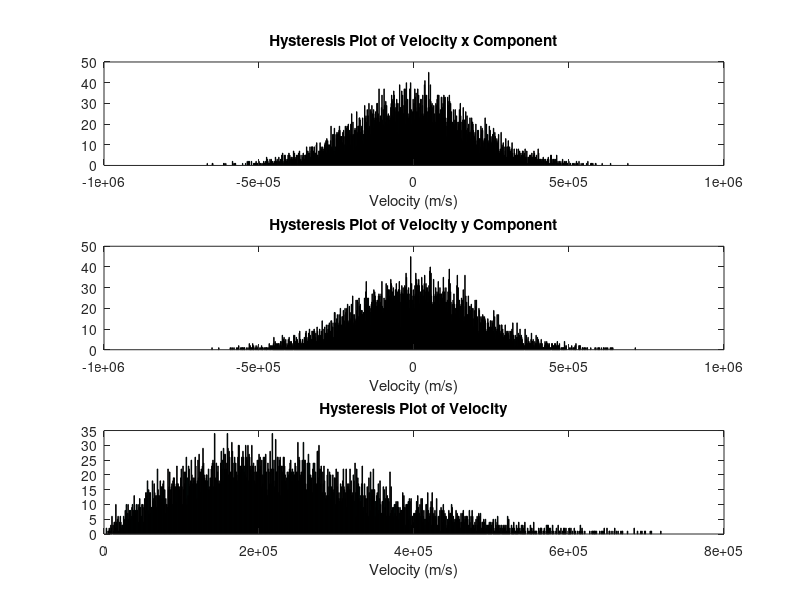
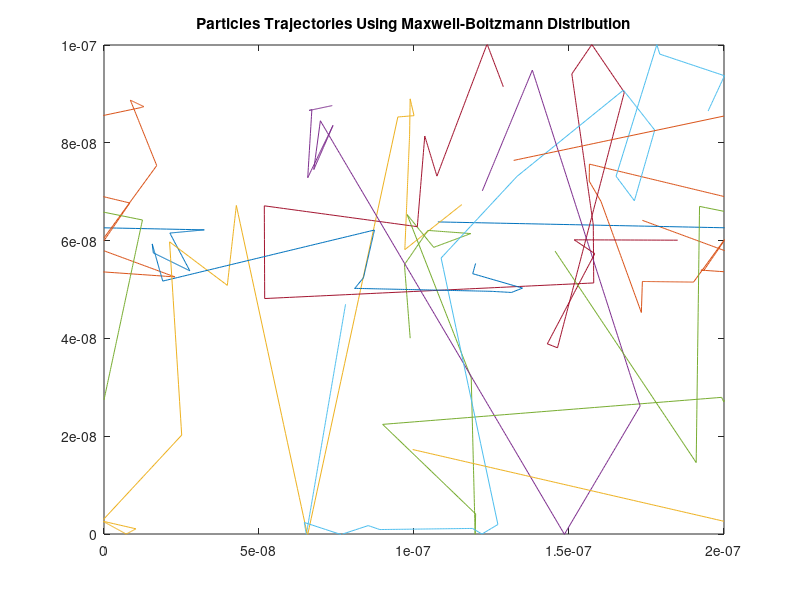
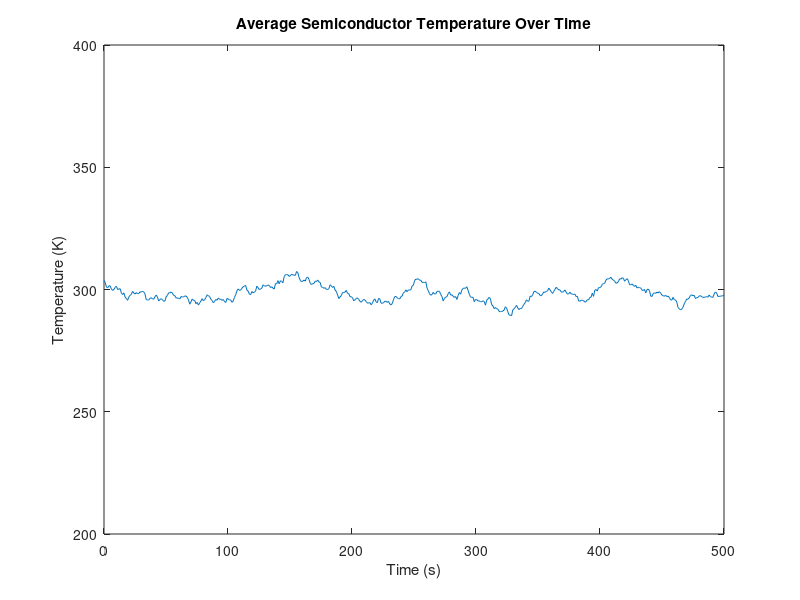

The MATLAB script that drew these images, in order:
%% 2 Collisions with Mean Free Path (MFP)

clear

global C

C.q_0 = 1.60217653e-19;             % electron charge
C.m_0 = 9.10938215e-31;             % electron mass
C.mn = 0.26*C.m_0;                  % Effective Electron Mass
C.kb = 1.3806504e-23;               % Boltzmann constant
C.T = 300;                          % Kelvin

vth = sqrt(2*C.kb*C.T/C.mn); %Thermal velocity
MTBC1 = 0.2e-12; %Mean time between colissions (s)

numPart = 10000; %Number of particles
xlim = 200e-9;
ylim = 100e-9;
bin = numPart/10;
dt = ylim/vth/100; %Scale time

%Random starting positions
x=rand(1,numPart)*xlim;
y=rand(1,numPart)*ylim;

%Random angle
hAngle = 360; %highest angle
lAngle = 0; %lowest angle
angle = (hAngle-lAngle).*rand(1,numPart) + lAngle; %Random angle within range

%Random MB velocity
MBfact = vth;
MBvx = randn(1,numPart)*MBfact;
MBvy = randn(1,numPart)*MBfact;
MBv = sqrt(MBvx.^2+MBvy.^2);

%Random MB velocities travelling at random angle
vx = MBvx.*cos(angle);
vy = MBvy.*sin(angle);

%Plotting velocity distributions
figure(3)
subplot(3,1,1);
hist(MBvx,bin)
title('Hysteresis Plot of Velocity x Component')
xlabel('Velocity (m/s)')

subplot(3,1,2);
hist(MBvy,bin)
title('Hysteresis Plot of Velocity y Component')
xlabel('Velocity (m/s)')

subplot(3,1,3);
hist(MBv,bin)
title('Hysteresis Plot of Velocity')
xlabel('Velocity (m/s)')

% Figure 3 shows the Maxwell-Boltzmann distribution for velocity.

%Scatter probability
Pscat = 1-exp(-dt/MTBC1);

%Initialize Mean Free Path vector
MFPs = zeros(1,numPart);

%Subset of particles to be plotted
numPartPlot = 7;
subset = randi([1,numPart],numPartPlot,1).';

maxTime = 500;
for time=1:maxTime
    %Scattering
    scatter = Pscat > rand(1,numPart); %Particles that will scatter
    vx(scatter) = 0;
    vy(scatter) = 0;    
    angle = (hAngle-lAngle).*rand(1,numPart) + lAngle; %Random angle within range
    
    %Random MB velocity
    MBvx = randn(1,numPart)*MBfact; %New x component velocity
    MBvy = randn(1,numPart)*MBfact; %New y component velocity
    MBv = sqrt(MBvx.^2+MBvy.^2); %New actual particle velcoity
   
    %Random MB velocities travelling at random angle
    vx(scatter) = MBvx(scatter).*cos(angle(scatter));
    vy(scatter) = MBvy(scatter).*sin(angle(scatter));

    %y boundaries
    yBoundTop = y >= ylim;
    y(yBoundTop) = ylim;
    yBoundBottom = y<=0;
    y(yBoundBottom) = 0;
    yBound = yBoundTop | yBoundBottom;
    vy(yBound) = -1.*vy(yBound); %Reverse velocity
    
    %Updating y position
    yPrev = y;
    y = y + vy*dt; 
    
    %x boundaries
    rightBound = (x>=xlim & vx>=0); %Positive xvelocities reaching right boundary
    x(rightBound) = 0; %Relocate particle to left side
    leftBound = (x<=0 & vx<=0); %Negative xvelocities reaching left boundary
    x(leftBound) = xlim; %Relocate particle to right side
    
    %Updating x position
    xPrev = x;
    x = x + vx*dt; 
    
    %Plotting
    figure(4)
    title('Particles Trajectories Using Maxwell-Boltzmann Distribution')
    for i=1:numPartPlot
        plot([xPrev(subset(i)) x(subset(i))],[yPrev(subset(i)) y(subset(i))])
    end
    axis ([0 xlim 0 ylim])
    drawnow
    hold on
    
    %Semiconductor temperature
    v = sqrt(vx.^2+vy.^2);
    overallTemp = C.mn*sum(v.^2)/(2*C.kb);
    avgTemp(time) = overallTemp/numPart;  
    
    %Mean Free Path
    MFPs(scatter) = 0;
    notScatter = ismissing(scatter,0); %Prep index for particles that have not scattered
    MFPs(notScatter) =  MFPs(notScatter) + v(notScatter)*dt; %Add distance travelled by particles if not scattered
    MFP = sum(MFPs)/numPart;
    
    %Mean Time Between Collisions
    MTBC = MFP*numPart/sum(v);
end

%Plotting Temperature
xtime = linspace(0,maxTime,maxTime);
figure(5)
plot(xtime,avgTemp)
axis ([0 maxTime 200 400])
title('Average Semiconductor Temperature Over Time')
xlabel('Time (s)')
ylabel('Temperature (K)')
hold on

% The average temperature of the system has an average of 300K given that
% the individual particles share the same average velocity of Vth centred
% on a Maxwell-Boltzmann distribution.

%Displaying final calcs
fprintf('Part 2:',vth);
fprintf('\nThe Mean free path is %d m/s.',MFP);
fprintf('\nThe Mean Time Between Collisions is %d m.\n',MTBC);
